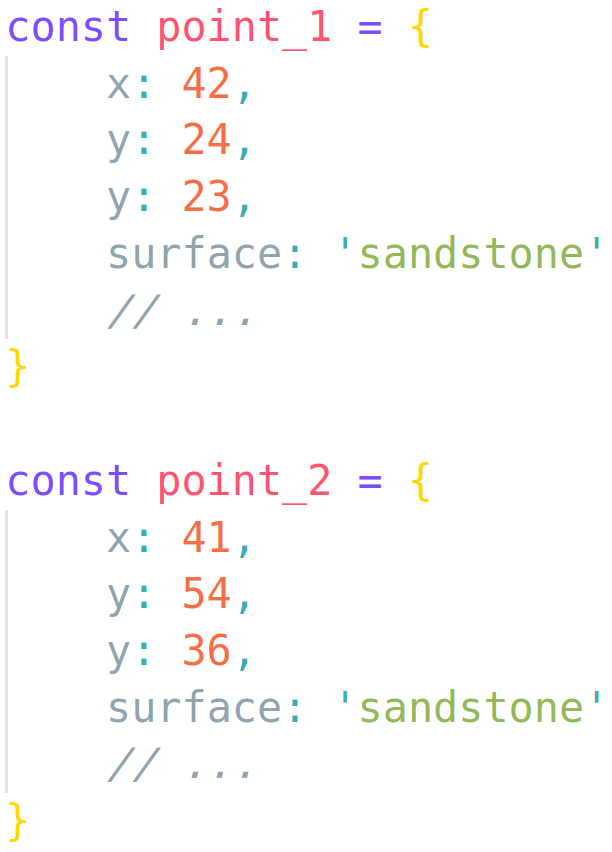
#> input picture server-gempy/outcropmodel/figures/images/point_obj.png, 612 x 852 px
$ jupyter execute --allow-errors methodes_modeling.ipynb
#> lines starting #> are read from the running program, lines starting #| are printed output that depends on the picture
[cell 1]
# standart libs
import sys
import random
import copy
from operator import itemgetter
from PIL import Image


# 3rd party libs
import pandas as pd
import numpy as np
import gempy as gp
import matplotlib.pyplot as plt
import scipy.stats as ss
from skimage import measure
from matplotlib import gridspec


# local
import functions.realization_setup as real_setup
import functions.realization_run as real_run
import functions.post_processing as post_pro
import functions.uq_runs as uq_runs

### SBIM

#### methodes_modeling_SBIM_1

[cell 2]
x = [0,1,2,3,4,5,6,7,8,9]
y = [7,8,7,6,5,4,3,2,3,4][::-1]
A = np.zeros((10,10))
for i, x_i in enumerate(x):
    y_i = y[i]
    A[y_i, x_i] = 1

plt.imshow(A)
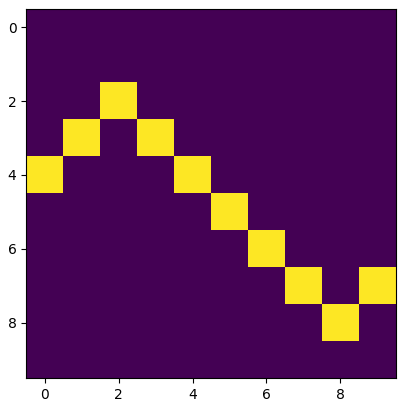
#> figure drawn by matplotlib, 1 panel

[cell 3]
# line_to_data
fig, (ax0, ax1, ax2) = plt.subplots(nrows=1, ncols=3, constrained_layout=False, figsize=(12, 4))
# fig.suptitle('Sketch to numerical representation', fontsize=16)

# data
# new
x = np.round(np.arange(0, 1, 0.05), 2)
y = np.round(np.sin(x * 6) * 0.45 + 0.5, 2)


# ax0 the drawn line
ax0.plot(x, y, '-')
ax0.set_xlim([0,0.95])
ax0.set_ylim([-0.2,1.2])
ax0.set_yticklabels([])
ax0.set_xticklabels([])
# ax0.set_ylabel('y')
# ax0.set_xlabel('x')
ax0.set_title('(a) A drawn line')

# new
xx = [0,1,2,3,4,5,6,7,8,9]
yy = [7,8,7,6,5,4,3,2,3,4][::]
A = np.zeros((10,10))
for i, x_i in enumerate(xx):
    y_i = yy[i]
    A[y_i, x_i] = 1

# ax1 the drawn line
ax1.imshow(A)
#ax1.set_xlim([0,10])
ax1.set_ylim([-1,11])
ax1.set_yticklabels([])
ax1.set_xticklabels([])
# ax1.set_ylabel('y')
# ax1.set_xlabel('x')
ax1.set_title('(b) Example of pixel coordinates')

# ax2 the drawn line
# data = np.stack((x,y)).T[:17,:]
# ax2.table(cellText=data, colLabels=('X', 'Y'), loc='center')

im = Image.open('images/point_obj.png')
#> im is the input picture: PIL image 612x852 RGBA; mean R, G, B, A 252.1, 250.9, 250.7, 255
ax2.imshow(im)
ax2.axis('off')
ax2.set_title('(c) Pixel data')

# save
fig.savefig('../document/figures/methodes_modeling_SBIM_1.png')
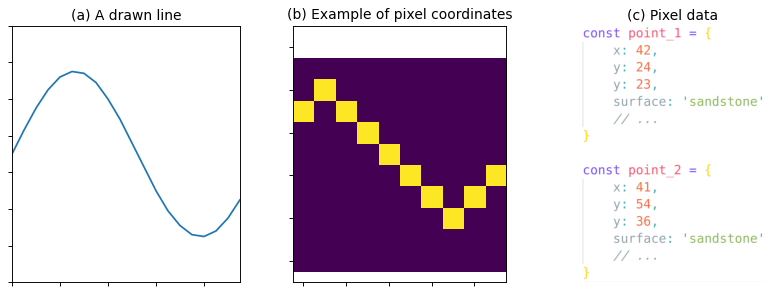
#> figure drawn by matplotlib, 3 panels
plt.show()

[cell 4]
fig, (ax0) = plt.subplots(nrows=1, ncols=1, constrained_layout=False, figsize=(12, 12))

# ax0 the drawn line
ax0.plot(x, y, '-')
ax0.set_xlim([0,0.95])
ax0.set_ylim([-0.2,1.2])
ax0.set_yticklabels([])
ax0.set_xticklabels([])
# ax0.set_ylabel('y')
# ax0.set_xlabel('x')
ax0.set_title('A drawn line')
fig.savefig('../document/figures/methodes_modeling_SBIM_a.png')
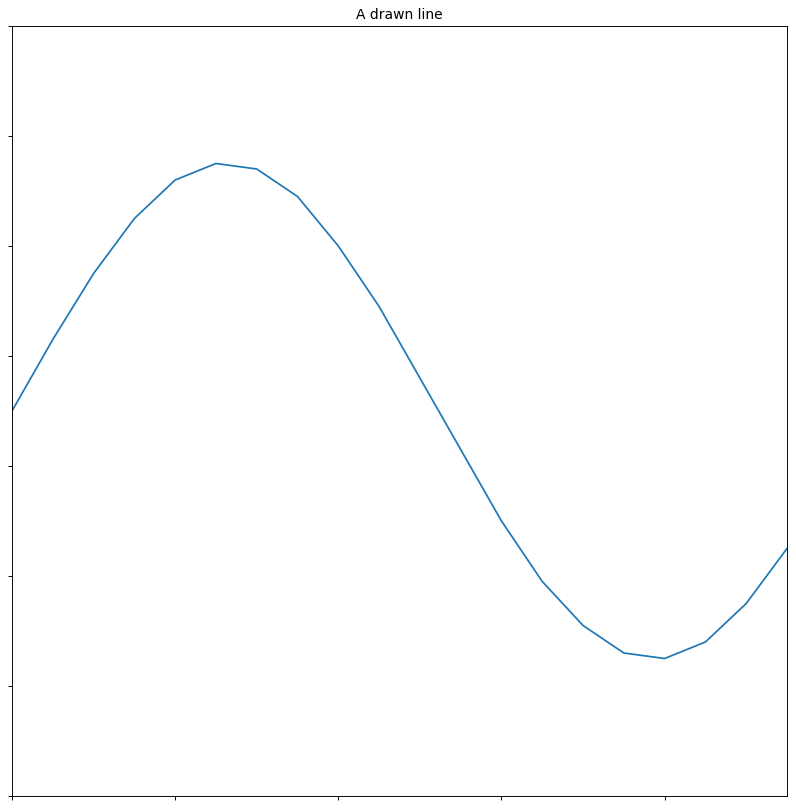
#> figure drawn by matplotlib, 1 panel

[cell 5]
fig, (ax0) = plt.subplots(nrows=1, ncols=1, constrained_layout=False, figsize=(12, 12))

# new
xx = [0,1,2,3,4,5,6,7,8,9]
yy = [7,8,7,6,5,4,3,2,3,4][::]
A = np.zeros((10,10))
for i, x_i in enumerate(xx):
    y_i = yy[i]
    A[y_i, x_i] = 1

# ax1 the drawn line
ax0.imshow(A)
#ax1.set_xlim([0,10])
ax0.set_ylim([-1,11])
ax0.set_yticklabels([])
ax0.set_xticklabels([])
# ax1.set_ylabel('y')
# ax1.set_xlabel('x')
ax0.set_title('Example of pixel coordinates')
fig.savefig('../document/figures/methodes_modeling_SBIM_c.png')
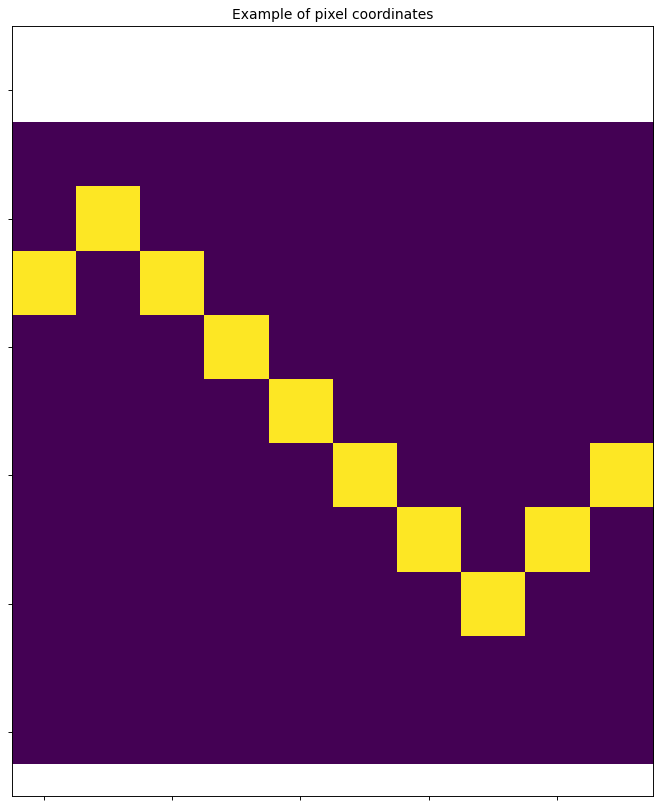
#> figure drawn by matplotlib, 1 panel

[cell 6]
# new
xx = [0,1,2,3,4,5,6,7,8,9]
yy = [7,8,7,6,5,4,3,2,3,4][::]
A = np.zeros((10,10))
for i, x_i in enumerate(xx):
    y_i = yy[i]
    A[y_i, x_i] = 1

im = Image.open('images/point_obj.png')
ax0.imshow(im)
ax0.axis('off')
ax0.set_title('Pixel data')
fig.savefig('../document/figures/methodes_modeling_SBIM_c.png')
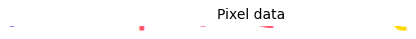
#> figure drawn by matplotlib, 1 panel

#### methodes_modeling_SBIM_2

[cell 7]
# line_to_data
fig, (ax0, ax1, ax2) = plt.subplots(nrows=1, ncols=3, constrained_layout=False, figsize=(12, 4))
# fig.suptitle('Information carried by points', fontsize=16)


# data
x0 = np.array([0.1, 0.5, 0.9])
y0 = np.array([0.5, 0.5, 0.5])

# ax0 the drawn line
ax0.plot(x0, y0, '-', linewidth=7.0, label='sample points', )
ax0.plot(x0, y0, 'o', c='red', markersize=10, label='trace')
ax0.set_xlim([0,1])
ax0.set_ylim([0,1])
ax0.set_yticklabels([])
ax0.set_xticklabels([])
# ax0.set_ylabel('y')
# ax0.set_xlabel('x')
ax0.set_title('Straight line')
# ax0.legend(loc='upper right')

# new
x1 = np.array([0.1, 0.6, 0.9])
y1 = np.array([0.3, 0.7, 0.3])
poly = np.polyfit(x1, y1 ,5)
x1n = np.linspace(0.1, 0.9, 1000)
poly_y = np.poly1d(poly)(x1n)

# ax1 the drawn line
ax1.plot(x1n, poly_y, linewidth=7.0)
ax1.plot(x1, y1, 'o', c='red', markersize=10)
ax1.set_xlim([0,1])
ax1.set_ylim([0,1])
ax1.set_yticklabels([])
ax1.set_xticklabels([])
# ax1.set_ylabel('y')
# ax1.set_xlabel('x')
ax1.set_title('Curve')

# ax2 noisy line
x2 = np.linspace(0.1, 0.9, 100)
y2 = np.ones(x2.shape) * 0.5
noise = np.random.normal(0,0.04,x2.shape)
y2n = y2 + noise
ax2.plot(x2, y2n, linewidth=5.0)
ax2.plot(x0, y0, '--', linewidth=2.0,)
ax2.plot(x2[[0,50,99]], y2n[[0,50,99]], 'o', c='red', markersize=10, label='trace')
ax2.set_xlim([0,1])
ax2.set_ylim([0,1])
ax2.set_yticklabels([])
ax2.set_xticklabels([])
# ax2.set_ylabel('y')
# ax2.set_xlabel('x')
ax2.set_title('Noisy line')

# save
fig.savefig('../document/figures/methodes_modeling_SBIM_2.png')
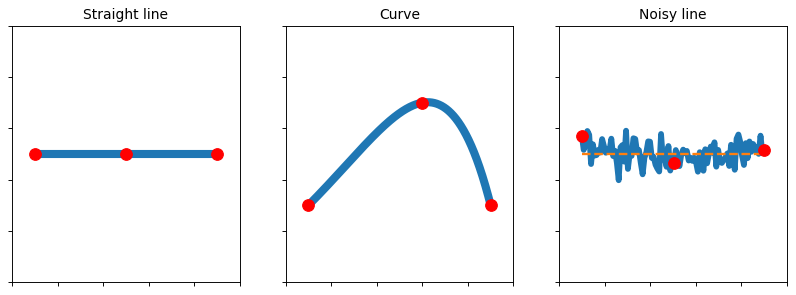
#> figure drawn by matplotlib, 3 panels
plt.show()

#### methodes_modeling_GemPy_1

#> (a cell that did not finish here is left out)

[cell 9]
# meta
geo_model_extent_1 = [0,1000,0,1000,0,1000]
section_1 = {
    'p1': [0, 500],
    'p2': [1000, 500],
    'resolution': [200, 200]
}

# sereis
series_df_1 = pd.DataFrame(columns=['name', 'isfault', 'order_series'])
series_df_1.loc[0] = { 'order_series': 0, 'name': 'Basement_Series', 'isfault': False }
series_df_1.loc[1] = { 'order_series': 1, 'name': 'Strat_Series', 'isfault': False }

# surfaces
surfaces_df_1 = pd.DataFrame(columns=['name', 'serie', 'order_surface'])
surfaces_df_1.loc[0] = { 'name': 'basement', 'serie': 'Basement_Series', 'order_surface': 0 }
surfaces_df_1.loc[2] = { 'name': 'rock1', 'serie': 'Strat_Series', 'order_surface': 1 }
surfaces_df_1.loc[1] = { 'name': 'rock2', 'serie': 'Strat_Series', 'order_surface': 2 }

# geoData
#> (the rest of this cell did not finish here and is left out)

[cell 10]
fig, (ax0, ax1 ) = plt.subplots(nrows=1, ncols=2, constrained_layout=True, figsize=(12, 6))

#> (the rest of this cell did not finish here and is left out)

#> (a cell that did not finish here is left out)

[cell 12]
fig, (ax0, ax1 ) = plt.subplots(nrows=1, ncols=2, constrained_layout=True, figsize=(12, 6))

#> (the rest of this cell did not finish here and is left out)

#### SBIM for GemPy

[cell 13]
# code plus 3D sample

[cell 14]
# 3 methodes
# line_to_data
fig, (ax0, ax1) = plt.subplots(nrows=1, ncols=2, constrained_layout=False, figsize=(12, 4))
# fig.suptitle('Sketch to numerical representation', fontsize=16)

# data
x = np.round(np.arange(0, 1, 0.01), 5)
y = np.round(np.sin(x * 6) * 0.45 + 0.5, 5)

# ax0 the drawn line
ax0.plot(x, y, '-')
ax0.plot(x[10::20], y[10::20], 'o', c='red')
ax0.set_xlim([0,1])
ax0.set_ylim([0,1])
ax0.set_yticklabels([])
ax0.set_xticklabels([])
ax0.set_ylabel('y')
ax0.set_xlabel('x')
ax0.set_title('(a) n-points')

# ax1 the drawn line
ymax, ymin = np.max(y), np.min(y)
ymax_pos, ymin_pos = np.where(y == ymax), np.where(y == ymin)
ax1.plot(x, y, '-')
ax1.plot(x[ymax_pos], y[ymax_pos], 'o', c='red')
ax1.plot(x[ymin_pos], y[ymin_pos], 'o', c='red')
ax1.set_xlim([0,1])
ax1.set_ylim([0,1])
ax1.set_yticklabels([])
ax1.set_xticklabels([])
ax1.set_ylabel('y')
ax1.set_xlabel('x')
ax1.set_title('(b) extrema')

# save
fig.savefig('../document/figures/methodes_modeling_SBIM_for_GemPy_2.png')
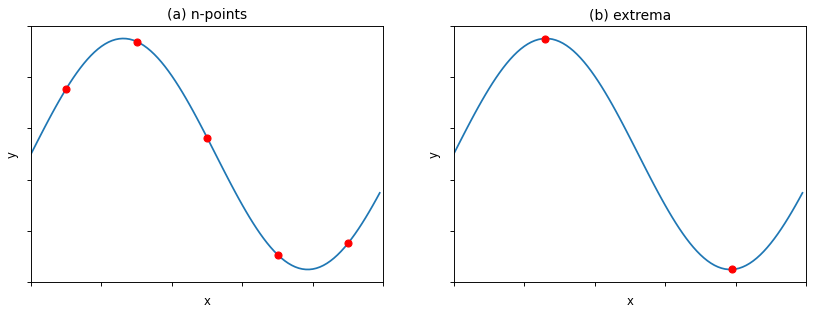
#> figure drawn by matplotlib, 2 panels
plt.show()

#> (a cell that did not finish here is left out)

#> (a cell that did not finish here is left out)

#> (a cell that did not finish here is left out)

[cell 18]
fig, ax = plt.subplots(nrows=1, ncols=1, constrained_layout=False, figsize=(8, 8))
mu, sigma = 0, 0.1 # mean and standard deviation
s = np.random.normal(mu, sigma, 10000)
# count, bins, ignored = plt.hist(s, 100, density=True)
# ax.plot(bins, 1/(sigma * np.sqrt(2 * np.pi)) * np.exp( - (bins - mu)**2 / (2 * sigma**2) ), linewidth=2, color='r')
xvals = np.linspace(-0.4, 0.4, 1000)
yvals = 1 / (sigma * np.sqrt(2 * np.pi)) * np.exp( - (xvals - mu)**2 / (2 * sigma**2))
ax.fill_between(xvals, 0, yvals)
x = 0.0124
y = 1 / (sigma * np.sqrt(2 * np.pi)) * np.exp( - (x - mu)**2 / (2 * sigma**2))
ax.scatter(x,y,c='red')
ax.set_xlim([-0.4,0.4])
ax.set_ylim([0,4.2])
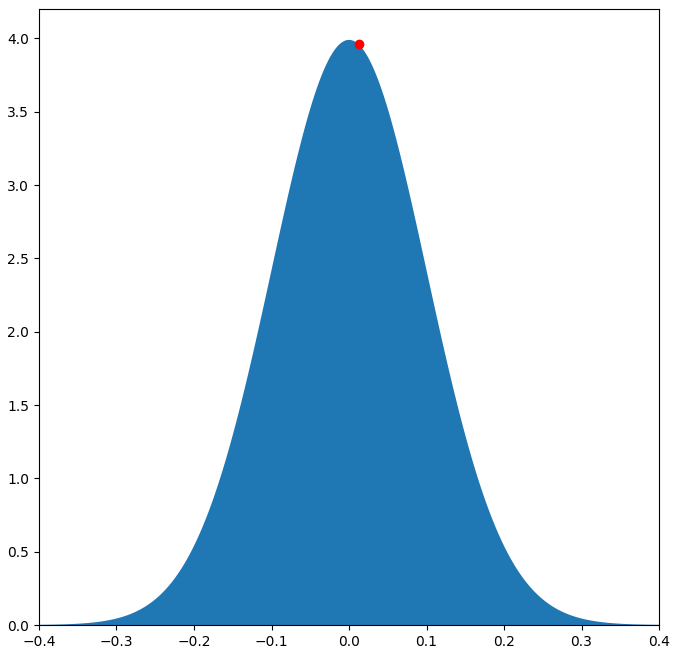
#> figure drawn by matplotlib, 1 panel
